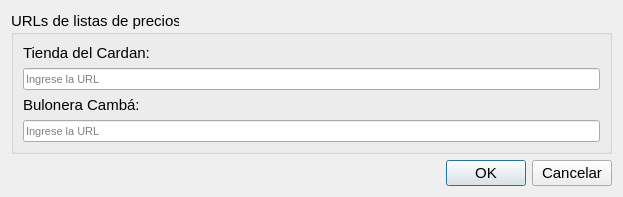
<?xml version="1.0" encoding="UTF-8"?>
<ui version="4.0">
 <class>Dialog</class>
 <widget class="QDialog" name="Dialog">
  <property name="geometry">
   <rect>
    <x>0</x>
    <y>0</y>
    <width>623</width>
    <height>192</height>
   </rect>
  </property>
  <property name="windowTitle">
   <string>Configuración</string>
  </property>
  <layout class="QGridLayout" name="gridLayout">
   <item row="0" column="0">
    <widget class="QGroupBox" name="groupBox">
     <property name="font">
      <font>
       <pointsize>11</pointsize>
      </font>
     </property>
     <property name="title">
      <string>URLs de listas de precios</string>
     </property>
     <layout class="QGridLayout" name="gridLayout_2">
      <item row="2" column="0">
       <widget class="QLabel" name="label_2">
        <property name="font">
         <font>
          <pointsize>11</pointsize>
         </font>
        </property>
        <property name="text">
         <string>&lt;html&gt;&lt;head/&gt;&lt;body&gt;&lt;p&gt;Bulonera Cambá:&lt;/p&gt;&lt;/body&gt;&lt;/html&gt;</string>
        </property>
       </widget>
      </item>
      <item row="0" column="0">
       <widget class="QLabel" name="label">
        <property name="font">
         <font>
          <pointsize>11</pointsize>
         </font>
        </property>
        <property name="text">
         <string>&lt;html&gt;&lt;head/&gt;&lt;body&gt;&lt;p&gt;Tienda del Cardan:&lt;/p&gt;&lt;/body&gt;&lt;/html&gt;</string>
        </property>
       </widget>
      </item>
      <item row="1" column="0">
       <widget class="QLineEdit" name="lineEdit_url">
        <property name="font">
         <font>
          <pointsize>8</pointsize>
         </font>
        </property>
        <property name="placeholderText">
         <string>Ingrese la URL</string>
        </property>
        <property name="clearButtonEnabled">
         <bool>true</bool>
        </property>
       </widget>
      </item>
      <item row="3" column="0">
       <widget class="QLineEdit" name="lineEdit_url_2">
        <property name="font">
         <font>
          <pointsize>8</pointsize>
         </font>
        </property>
        <property name="placeholderText">
         <string>Ingrese la URL</string>
        </property>
        <property name="clearButtonEnabled">
         <bool>true</bool>
        </property>
       </widget>
      </item>
     </layout>
    </widget>
   </item>
   <item row="3" column="0">
    <layout class="QHBoxLayout" name="horizontalLayout">
     <item>
      <spacer name="horizontalSpacer">
       <property name="orientation">
        <enum>Qt::Orientation::Horizontal</enum>
       </property>
       <property name="sizeHint" stdset="0">
        <size>
         <width>40</width>
         <height>20</height>
        </size>
       </property>
      </spacer>
     </item>
     <item>
      <widget class="QPushButton" name="pushButton_ok">
       <property name="font">
        <font>
         <pointsize>11</pointsize>
        </font>
       </property>
       <property name="text">
        <string>OK</string>
       </property>
      </widget>
     </item>
     <item>
      <widget class="QPushButton" name="pushButton_cancel">
       <property name="font">
        <font>
         <pointsize>11</pointsize>
        </font>
       </property>
       <property name="text">
        <string>Cancelar</string>
       </property>
      </widget>
     </item>
    </layout>
   </item>
  </layout>
 </widget>
 <resources/>
 <connections/>
</ui>
